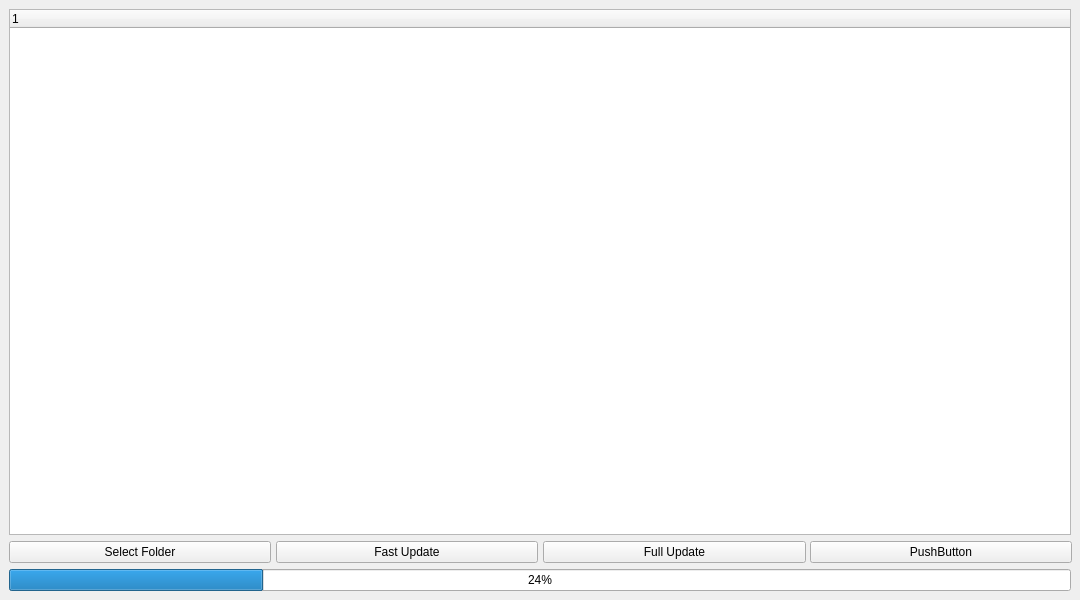
<?xml version="1.0" encoding="UTF-8"?>
<ui version="4.0">
 <class>MainWindow</class>
 <widget class="QMainWindow" name="MainWindow">
  <property name="geometry">
   <rect>
    <x>0</x>
    <y>0</y>
    <width>1080</width>
    <height>600</height>
   </rect>
  </property>
  <property name="minimumSize">
   <size>
    <width>800</width>
    <height>320</height>
   </size>
  </property>
  <property name="windowTitle">
   <string>Seven Ways Updater</string>
  </property>
  <widget class="QWidget" name="centralwidget">
   <layout class="QVBoxLayout" name="verticalLayout">
    <item>
     <widget class="QTreeWidget" name="treeWidget">
      <column>
       <property name="text">
        <string notr="true">1</string>
       </property>
      </column>
     </widget>
    </item>
    <item>
     <layout class="QHBoxLayout" name="horizontalayout">
      <item>
       <widget class="QPushButton" name="btnSelectFolder">
        <property name="minimumSize">
         <size>
          <width>262</width>
          <height>0</height>
         </size>
        </property>
        <property name="text">
         <string>Select Folder</string>
        </property>
       </widget>
      </item>
      <item>
       <widget class="QPushButton" name="btnFastUpddate">
        <property name="minimumSize">
         <size>
          <width>262</width>
          <height>0</height>
         </size>
        </property>
        <property name="text">
         <string>Fast Update</string>
        </property>
       </widget>
      </item>
      <item>
       <widget class="QPushButton" name="btnFullUpdate">
        <property name="minimumSize">
         <size>
          <width>263</width>
          <height>0</height>
         </size>
        </property>
        <property name="text">
         <string>Full Update</string>
        </property>
       </widget>
      </item>
      <item>
       <widget class="QPushButton" name="pushButton">
        <property name="minimumSize">
         <size>
          <width>262</width>
          <height>0</height>
         </size>
        </property>
        <property name="text">
         <string>PushButton</string>
        </property>
       </widget>
      </item>
     </layout>
    </item>
    <item>
     <widget class="QProgressBar" name="progressBar">
      <property name="value">
       <number>24</number>
      </property>
     </widget>
    </item>
   </layout>
  </widget>
 </widget>
 <resources/>
 <connections/>
</ui>
